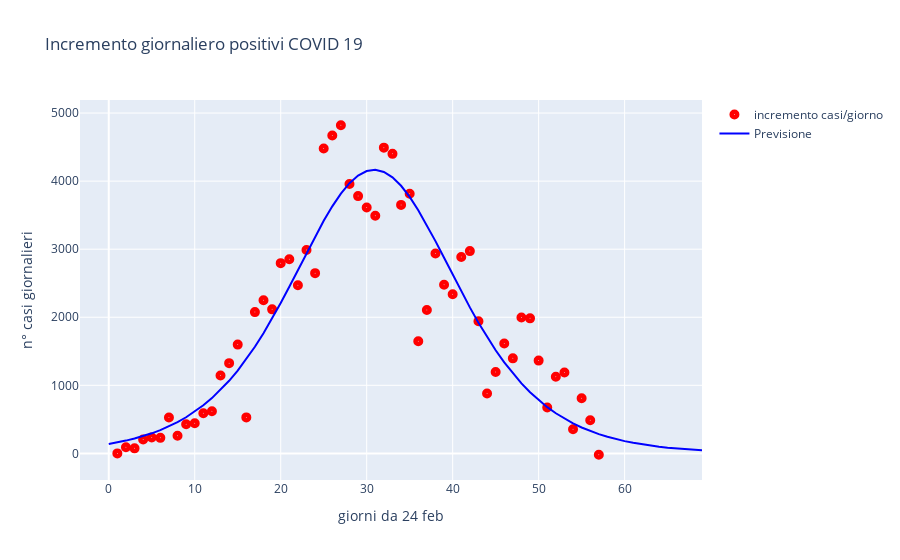

Notebook code for this chart:
### Code cell
fig=go.Figure()
fig.add_trace(go.Scatter(x=t, y=df['variazione_totale_positivi'], mode='markers',name='incremento casi/giorno', \
                         marker=dict(symbol=[200],color='red', size=10)))
fig.add_trace(go.Scatter(x=t1, y=der, mode='lines',name='Previsione',marker_color='blue'))
fig.update_layout(title='Incremento giornaliero positivi COVID 19', \
                  xaxis_title='giorni da 24 feb',yaxis_title='n° casi giornalieri')

### Figure 1 — Plotly figure (JSON) as saved in the notebook; plotly's stock layout.template omitted (floating-point values rounded to 4 significant figures)
{"data": [{"marker": {"color": "red", "size": 10, "symbol": [200]}, "mode": "markers", "name": "incremento casi/giorno", "type": "scatter", "x": [1, 2, 3, 4, 5, 6, 7, 8, 9, 10, 11, 12, 13, 14, 15, 16, 17, 18, 19, 20, 21, 22, 23, 24, 25, 26, 27, 28, 29, 30, 31, 32, 33, 34, 35, 36, 37, 38, 39, 40, 41, 42, 43, 44, 45, 46, 47, 48, 49, 50, 51, 52, 53, 54, 55, 56, 57], "y": [0, 90, 74, 203, 233, 228, 528, 258, 428, 443, 590, 620, 1145, 1326, 1598, 529, 2076, 2249, 2116, 2795, 2853, 2470, 2989, 2648, 4480, 4670, 4821, 3957, 3780, 3612, 3491, 4492, 4401, 3651, 3815, 1648, 2107, 2937, 2477, 2339, 2886, 2972, 1941, 880, 1195, 1615, 1396, 1996, 1984, 1363, 675, 1127, 1189, 355, 809, 486, -20]}, {"marker": {"color": "blue"}, "mode": "lines", "name": "Previsione", "type": "scatter", "x": [0, 1, 2, 3, 4, 5, 6, 7, 8, 9, 10, 11, 12, 13, 14, 15, 16, 17, 18, 19, 20, 21, 22, 23, 24, 25, 26, 27, 28, 29, 30, 31, 32, 33, 34, 35, 36, 37, 38, 39, 40, 41, 42, 43, 44, 45, 46, 47, 48, 49, 50, 51, 52, 53, 54, 55, 56, 57, 58, 59, 60, 61, 62, 63, 64, 65, 66, 67, 68, 69], "y": [138.7, 161.5, 187.9, 218.5, 253.9, 294.8, 342.1, 396.5, 459.0, 530.8, 612.8, 706.2, 812.2, 932.0, 1067.0, 1217.0, 1383.0, 1566.0, 1766.0, 1980.0, 2209.0, 2447.0, 2693.0, 2941.0, 3184.0, 3416.0, 3630.0, 3817.0, 3970.0, 4082.0, 4149.0, 4167.0, 4135.0, 4056.0, 3932.0, 3769.0, 3574.0, 3355.0, 3118.0, 2873.0, 2626.0, 2381.0, 2145.0, 1920.0, 1710.0, 1515.0, 1336.0, 1174.0, 1028.0, 897.8, 781.9, 679.4, 589.3, 510.2, 441.1, 380.8, 328.5, 283.0, 243.7, 209.7, 180.3, 154.9, 133.1, 114.3, 98.1, 84.18, 72.22, 61.95, 53.13, 45.56]}], "layout": {"title": {"text": "Incremento giornaliero positivi COVID 19"}, "xaxis": {"title": {"text": "giorni da 24 feb"}}, "yaxis": {"title": {"text": "n° casi giornalieri"}}}}
